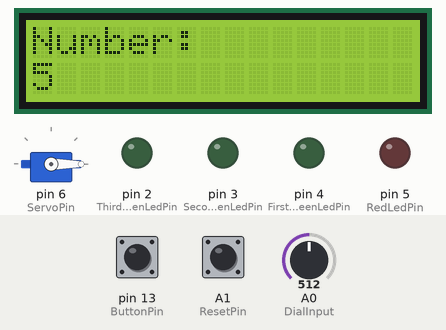
This sketch was run on a simulated Arduino Uno, built with avr-gcc and run on an emulated ATmega328P. Parts: 16×2 character LCD, servo, output pins drawn as LEDs (lit = HIGH). Dashed ring = blinking. The test bench sets the inputs (shaded band); at power-on: A1 (ResetPin) LOW, pin 13 (ButtonPin) HIGH, A0 (DialInput) = 512.

Above: at 1.2 s.
1.3 s: A1 (ResetPin) pulled HIGH for 0.15 s
At 1.7 s:
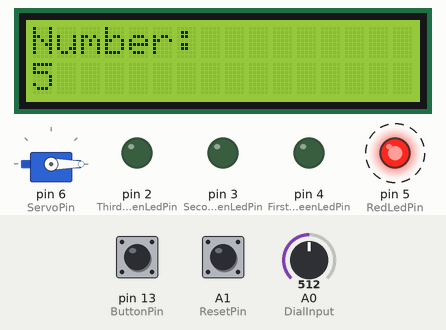
4.3 s: pin 13 (ButtonPin) pulled LOW for 0.15 s
At 5.5 s:
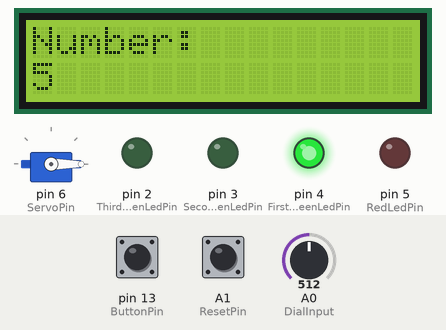
5.9 s: A0 (DialInput) set to 716
At 7.1 s:
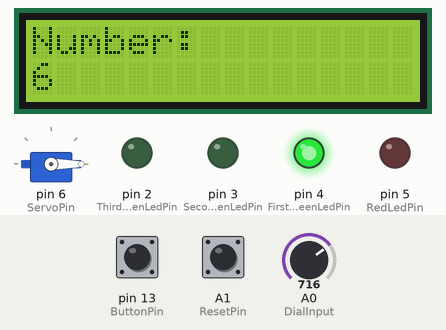
7.4 s: A0 (DialInput) set to 900
8.9 s: pin 13 (ButtonPin) pulled LOW for 1 s
At 11.7 s:
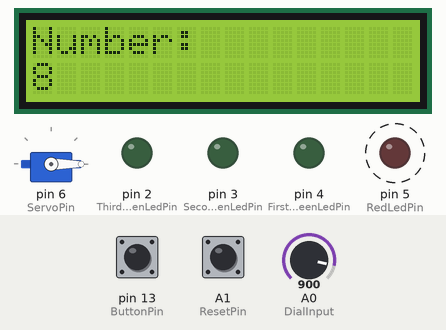
12.9 s: pin 13 (ButtonPin) pulled LOW for 3.2 s
At 16.5 s:
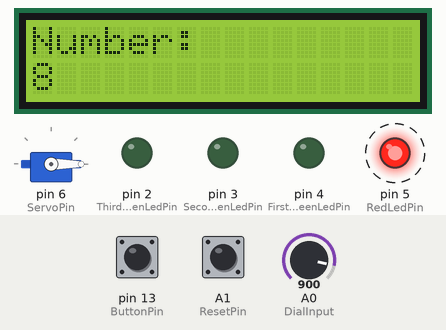
Timing chart, 0 to 19.1 s (numbered marks = the images above; inputs shaded):
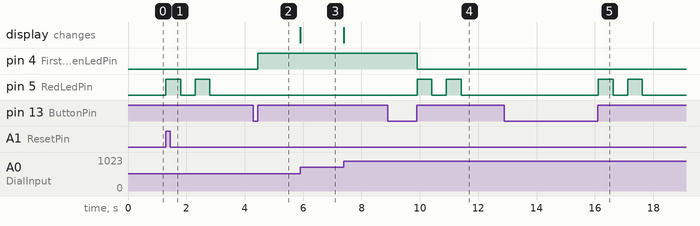

Measured:
- after the input at 1.3 s, pin 5 (RedLedPin): alternates HIGH for 0.50 s and LOW for 0.50 s, 4 changes in all, then stays LOW, starting at once
- after the input at 4.3 s, pin 4 (FirstGreenLedPin): LOW → HIGH after 0.15 s
- after the input at 5.9 s, the display: changes at once (image 3)
- after the input at 8.9 s, pin 4 (FirstGreenLedPin): HIGH → LOW after 1.0 s; pin 5 (RedLedPin): alternates HIGH for 0.50 s and LOW for 0.50 s, 4 changes in all, then stays LOW, starting after 1.0 s
- after the input at 12.9 s, pin 5 (RedLedPin): alternates HIGH for 0.50 s and LOW for 0.50 s, 4 changes in all, then stays LOW, starting after 3.2 s

The sketch:

VaultCode.ino
```cpp
#include <LiquidCrystal.h>
#include <Servo.h>
#include <avr/sleep.h>

// LCD
LiquidCrystal lcd (12, 7, 11, 10, 9, 8);


// LED Pins
#define FirstGreenLedPin 4
#define SecondGreenLedPin 3
#define ThirdGreenLedPin 2
#define RedLedPin 5

// Input Pins
#define ServoPin 6
#define ButtonPin 13
#define ResetPin A1
#define DialInput A0
#define SleepButtonPin A2

// Vault Code
int FirstNumber = 5;
int SecondNumber = 1;
int ThirdNumber = 3;

// New code temp
int NFirstNumber;
int NSecondNumber;
int NThirdNumber;

// Vault input
int FirstNumberInput;
int SecondNumberInput;
int ThirdNumberInput;

// Input Values
int SensorValue;
int SensorNumber;

int ButtonState;
int ButtonResetState;

// Button press
unsigned long KeyPrevMillis = 0;
const unsigned long KeySampleIntervalMs = 25;
byte LongkeyPressCountMax = 200; //200 * 25= 5000 ms
byte LongKeyPressCount = 0;
byte PrevKeyState = HIGH;

// Change Code
bool Change = false;

// Master Variable
bool Accepted = false;

// Servo
Servo Servo1;

// Time Var
int Time = 0;
const int TimeLimit = 1800;

void setup() {
  //Pin Setup
  pinMode(ButtonPin, INPUT);
  pinMode(ResetPin, INPUT);
  pinMode(SleepButtonPin, INPUT);
  pinMode(FirstGreenLedPin, OUTPUT);
  pinMode(SecondGreenLedPin, OUTPUT);
  pinMode(ThirdGreenLedPin, OUTPUT);
  pinMode(RedLedPin, OUTPUT);
  pinMode(ServoPin, OUTPUT);

  //LCD Setup
  Serial.begin(9600);
  lcd.begin(16, 2);
  //Servo Setup
  Servo1.attach(ServoPin);
  Servo1.write(0);

  // LCD text
  lcd.print("Number:");
}

void loop() {
  // Set Input values
  SensorValue = analogRead(DialInput);
  SensorNumber = map(SensorValue, 0, 1023, 1, 9);
  ButtonState = digitalRead(ButtonPin);
  ButtonResetState = digitalRead(ResetPin);
  // Displays Number on lcd
  lcd.setCursor(0, 1);
  lcd.print(SensorNumber);

  if(millis() - KeyPrevMillis >= KeySampleIntervalMs) {
    KeyPrevMillis = millis();

    byte CurrKeyState = digitalRead(ButtonPin);

    if((PrevKeyState == HIGH) && (CurrKeyState == LOW)) {
      KeyPress();
    } else if((PrevKeyState == LOW) && (CurrKeyState == HIGH)) {
      KeyRelease();
    } else if (CurrKeyState == LOW) {
      LongKeyPressCount++;
    }

    PrevKeyState = CurrKeyState;
  }

  if (ButtonResetState == HIGH) {
    Reset();
  }

  Time++;
  if(Time == TimeLimit) {
    goToSleep();
  }
}

// Checks if Vault input is the same as Vault code
int check(int Input, int Number, int Result, int Led) {
  if (Input == Number) {
    digitalWrite(Led, HIGH);
    Result = Number;
  } else {
    Reset();
  }

  return Result;
}

// Reset Function

int Reset() {
  Accepted = false;
  FirstNumberInput = 0;
  SecondNumberInput = 0;
  ThirdNumberInput = 0;

  digitalWrite(FirstGreenLedPin, LOW);
  digitalWrite(SecondGreenLedPin, LOW);
  digitalWrite(ThirdGreenLedPin, LOW);
  Servo1.write(0);

  digitalWrite(RedLedPin, HIGH);
  delay(500);
  digitalWrite(RedLedPin, LOW);
  delay(500);
  digitalWrite(RedLedPin, HIGH);
  delay(500);
  digitalWrite(RedLedPin, LOW);
}

// Servo Function
int ServoRotate(bool ok) {
  if (ok) {
    // Rotate servo
    Servo1.write(90);


    // Print code to screen
    lcd.clear();
    String code = "Code: " + String(FirstNumberInput) + String(SecondNumberInput) + String(ThirdNumberInput);
    lcd.setCursor(0, 0);
    lcd.print(code);

    delay(5000);

    lcd.clear();
    lcd.print("Number:");
  }
}

void SetNewCode(int nc, int c, int p) {
  c = nc;
  lcd.setCursor(p, 1);
  lcd.print(c);
}

void ShortKeyPress() {
  if (!Accepted) {
    // Check if first number is correct
    if (FirstNumberInput != FirstNumber) {
      FirstNumberInput= check(SensorNumber, FirstNumber, FirstNumberInput, FirstGreenLedPin);
      delay(100);
    } else {
      // Check if second number is correct
      if (SecondNumberInput != SecondNumber) {
        SecondNumberInput = check(SensorNumber, SecondNumber, SecondNumberInput, SecondGreenLedPin);
        delay(100);
      } else  {
        // Check if third number is correct
        if (ThirdNumberInput != ThirdNumber) {
          ThirdNumberInput = check(SensorNumber, ThirdNumber, ThirdNumberInput, ThirdGreenLedPin);
        } else  {
          // Change Master variable
          Accepted = true;
          ServoRotate(Accepted);
        }
      }
    }
  } else if (Change && Accepted) {
    if (NFirstNumber = 0) {
      NFirstNumber = SensorNumber;
      SetNewCode(NFirstNumber, FirstNumber, 0);
    } else if (NSecondNumber = 0) {
      NSecondNumber = SensorNumber;
      SetNewCode(NSecondNumber, SecondNumber, 2);
    } else if (NThirdNumber = 0) {
      NThirdNumber = SensorNumber;
      SetNewCode(NThirdNumber, ThirdNumber, 4);
    } else {
      delay(5000);
      NFirstNumber = 0;
      NSecondNumber = 0;
      NThirdNumber = 0;

      lcd.clear();
      lcd.setCursor(0,0);
      lcd.print("Number:");

      Change = false;
    }
  }
}

// Called when button is kept pressed
void LongKeyPress() {
  lcd.clear();
  lcd.setCursor(0,0);
  lcd.print("New Code:");
  Change = true;
}

// Called when button is pressed once
void KeyPress() {
    LongKeyPressCount = 0;
}

// Called when key goes from pressed to not pressed
void KeyRelease() {
  if (LongKeyPressCount >= LongkeyPressCountMax) {
    LongKeyPress();
  }
  else {
    ShortKeyPress();
  }
}

void goToSleep() {
  sleep_enable();
  attachInterrupt(SleepButtonPin, wakeUp, LOW);
  set_sleep_mode(SLEEP_MODE_PWR_DOWN);
  sleep_cpu();
}
void wakeUp() {
  sleep_disable();
  detachInterrupt(0);
}
```
